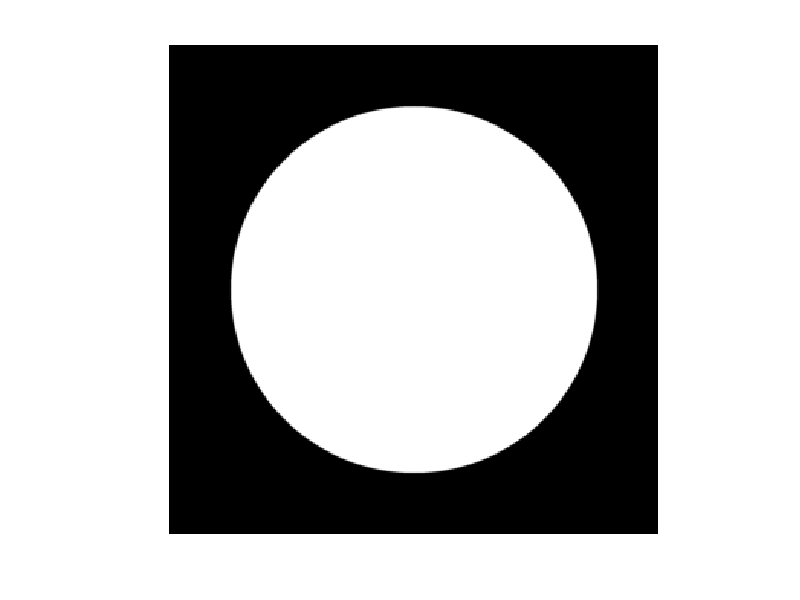

The MATLAB script that drew this image:
function img=CreateCircularAperture(fieldSize,apertureSize,gauss_params,pix_per_deg,fine_coefficient,show_flg,save_flg)

% Creates a circular apertures that can be used to mask the other images.
% function img=CreateCircularAperture(fieldSize,apertureSize,gauss_params,pix_per_deg,fine_coefficient,show_flg,save_flg)
%
% Generates circular aperture field.
%
% [input]
% fieldSize    : the size of the field in degrees, [row,col]
% apertureSize : the size of the circular aperture in degrees, [row,col]
% gauss_params : gaussian filter parameters, [width_in_deg,sd_in_deg].
%                if not 0, gaussian filter will be applied on the edge of the aperture. [0,0] by default.
% pix_per_deg  : pixels per degree, [pixels]. 40 by default.
% fine_coefficient : if larger, the generated oval become finer,
%                    but comsumes much CPU power. [val](default=5)
% show_flg     : if 1, the generated images are displayed. [1/0]
% save_flg     : if 1, the generated images are saved. [1/0]
%
% [output]
% img          : oval image, [row x col]. [0.0-1.0] binary mask.
%                can be used for image mask
%
%
% Created    : "2013-08-29 11:49:49 ban"
% Last Update: "2013-11-22 18:35:46 ban (ban.hiroshi@gmail.com)"

% check input variables
if nargin<1 || isempty(fieldSize), fieldSize=8; end
if nargin<2 || isempty(apertureSize), apertureSize=6; end
if nargin<3 || isempty(gauss_params), gauss_params=[0,0]; end
if nargin<4 || isempty(pix_per_deg), pix_per_deg=40; end
if nargin < 5 || isempty(fine_coefficient), fine_coefficient=5; end
if nargin < 7 || isempty(show_flg), show_flg=1; end
if nargin < 8 || isempty(save_flg), save_flg=0; end

if numel(fieldSize)==1, fieldSize=[fieldSize,fieldSize]; end
if numel(apertureSize)==1, apertureSize=[apertureSize,apertureSize]; end
if numel(gauss_params)==1, error('gauss_params should be [width,sd]. check input variable.'); end

% convert to pixels and radians
fieldSize=round(fieldSize./2*pix_per_deg);
apertureSize=round(apertureSize./2*pix_per_deg);
gauss_params=gauss_params.*pix_per_deg;

% dissociate inner/outer region of the oval
step=1/fine_coefficient;
[x,y]=meshgrid(-fieldSize(2):step:fieldSize(2),-fieldSize(1):step:fieldSize(1));
if mod(size(x,1),2), x=x(1:end-1,:); y=y(1:end-1,:); end
if mod(size(x,2),2), x=x(:,1:end-1); y=y(:,1:end-1); end

idx=logical( 1>=( x.^2/apertureSize(2).^2 + y.^2/apertureSize(1).^2 ) );
%idxbg=logical( 1<( x.^2/apertureSize(2).^2 + y.^2/apertureSize(1).^2 ) );

% generate oval image
img=zeros(size(x)); img(idx)=255.0;

if gauss_params(1)~=0
  % gaussian filtering
  % create gaussian kernel, using fspecial('gaussian',winwidth,sd);
  h = fspecial('gaussian',gauss_params(1),gauss_params(2));

  % apply gaussian filter
  %img=imfilter(uint8(img),h,0); % for speeding up
  img=imfilter(uint8(img),h,'replicate'); % for speeding up;
end

% resizing
img=imresize(img,step,'bilinear'); % not bicubic
img=double(img)./255;

% show image
if show_flg
  figure;
  imshow(img,[0,1]);
  drawnow;
  %axis off;
end

% save image data
if save_flg
  save aperture.mat img;
end

return
